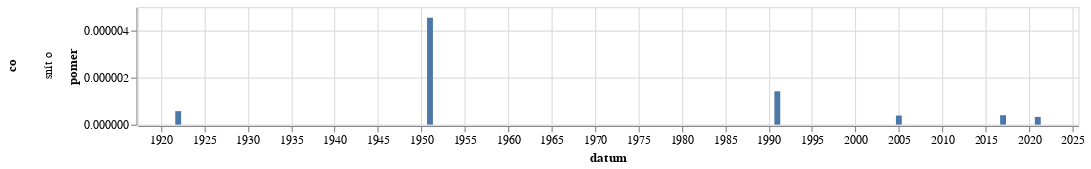

Write notebook code for a chart like this one.
### Code cell
graf(vyvoj_vyskytu("(?i) snít o ","snít o"))

### Figure 1 — Vega-Lite specification as saved in the notebook (floating-point values rounded to 4 significant figures)
{"config": {"view": {"continuousWidth": 300, "continuousHeight": 300}}, "data": {"name": "data-d6ce43b15652b48a345ddc401b658806"}, "mark": {"type": "bar"}, "encoding": {"row": {"field": "co", "type": "nominal"}, "x": {"field": "datum", "type": "temporal"}, "y": {"field": "pomer", "type": "quantitative"}}, "height": 100, "width": 800, "$schema": "https://vega.github.io/schema/vega-lite/v5.8.0.json", "datasets": {"data-d6ce43b15652b48a345ddc401b658806": [{"datum": "1918-01-01T00:00:00", "vyskytu": 0, "pocet_slov": 172010, "pomer": 0.0, "co": "snít o"}, {"datum": "1919-01-01T00:00:00", "vyskytu": 0, "pocet_slov": 1547459, "pomer": 0.0, "co": "snít o"}, {"datum": "1920-01-01T00:00:00", "vyskytu": 0, "pocet_slov": 1557497, "pomer": 0.0, "co": "snít o"}, {"datum": "1921-01-01T00:00:00", "vyskytu": 0, "pocet_slov": 1814119, "pomer": 0.0, "co": "snít o"}, {"datum": "1922-01-01T00:00:00", "vyskytu": 1, "pocet_slov": 1739976, "pomer": 5.747e-07, "co": "snít o"}, {"datum": "1923-01-01T00:00:00", "vyskytu": 0, "pocet_slov": 1131296, "pomer": 0.0, "co": "snít o"}, {"datum": "1924-01-01T00:00:00", "vyskytu": 0, "pocet_slov": 1386775, "pomer": 0.0, "co": "snít o"}, {"datum": "1925-01-01T00:00:00", "vyskytu": 0, "pocet_slov": 989387, "pomer": 0.0, "co": "snít o"}, {"datum": "1926-01-01T00:00:00", "vyskytu": 0, "pocet_slov": 1629693, "pomer": 0.0, "co": "snít o"}, {"datum": "1927-01-01T00:00:00", "vyskytu": 0, "pocet_slov": 1725378, "pomer": 0.0, "co": "snít o"}, {"datum": "1928-01-01T00:00:00", "vyskytu": 0, "pocet_slov": 1786584, "pomer": 0.0, "co": "snít o"}, {"datum": "1929-01-01T00:00:00", "vyskytu": 0, "pocet_slov": 907519, "pomer": 0.0, "co": "snít o"}, {"datum": "1930-01-01T00:00:00", "vyskytu": 0, "pocet_slov": 1990549, "pomer": 0.0, "co": "snít o"}, {"datum": "1931-01-01T00:00:00", "vyskytu": 0, "pocet_slov": 1466185, "pomer": 0.0, "co": "snít o"}, {"datum": "1932-01-01T00:00:00", "vyskytu": 0, "pocet_slov": 1117587, "pomer": 0.0, "co": "snít o"}, {"datum": "1933-01-01T00:00:00", "vyskytu": 0, "pocet_slov": 1230441, "pomer": 0.0, "co": "snít o"}, {"datum": "1934-01-01T00:00:00", "vyskytu": 0, "pocet_slov": 874472, "pomer": 0.0, "co": "snít o"}, {"datum": "1935-01-01T00:00:00", "vyskytu": 0, "pocet_slov": 712050, "pomer": 0.0, "co": "snít o"}, {"datum": "1936-01-01T00:00:00", "vyskytu": 0, "pocet_slov": 958205, "pomer": 0.0, "co": "snít o"}, {"datum": "1937-01-01T00:00:00", "vyskytu": 0, "pocet_slov": 733783, "pomer": 0.0, "co": "snít o"}, {"datum": "1938-01-01T00:00:00", "vyskytu": 0, "pocet_slov": 383461, "pomer": 0.0, "co": "snít o"}, {"datum": "1945-01-01T00:00:00", "vyskytu": 0, "pocet_slov": 140144, "pomer": 0.0, "co": "snít o"}, {"datum": "1946-01-01T00:00:00", "vyskytu": 0, "pocet_slov": 1129068, "pomer": 0.0, "co": "snít o"}, {"datum": "1947-01-01T00:00:00", "vyskytu": 0, "pocet_slov": 1083098, "pomer": 0.0, "co": "snít o"}, {"datum": "1948-01-01T00:00:00", "vyskytu": 0, "pocet_slov": 618132, "pomer": 0.0, "co": "snít o"}, {"datum": "1949-01-01T00:00:00", "vyskytu": 0, "pocet_slov": 357203, "pomer": 0.0, "co": "snít o"}, {"datum": "1950-01-01T00:00:00", "vyskytu": 0, "pocet_slov": 208781, "pomer": 0.0, "co": "snít o"}, {"datum": "1951-01-01T00:00:00", "vyskytu": 1, "pocet_slov": 219888, "pomer": 4.548e-06, "co": "snít o"}, {"datum": "1952-01-01T00:00:00", "vyskytu": 0, "pocet_slov": 189920, "pomer": 0.0, "co": "snít o"}, {"datum": "1953-01-01T00:00:00", "vyskytu": 0, "pocet_slov": 114518, "pomer": 0.0, "co": "snít o"}, {"datum": "1954-01-01T00:00:00", "vyskytu": 0, "pocet_slov": 98416, "pomer": 0.0, "co": "snít o"}, {"datum": "1955-01-01T00:00:00", "vyskytu": 0, "pocet_slov": 78833, "pomer": 0.0, "co": "snít o"}, {"datum": "1956-01-01T00:00:00", "vyskytu": 0, "pocet_slov": 138430, "pomer": 0.0, "co": "snít o"}, {"datum": "1957-01-01T00:00:00", "vyskytu": 0, "pocet_slov": 137388, "pomer": 0.0, "co": "snít o"}, {"datum": "1958-01-01T00:00:00", "vyskytu": 0, "pocet_slov": 142112, "pomer": 0.0, "co": "snít o"}, {"datum": "1959-01-01T00:00:00", "vyskytu": 0, "pocet_slov": 141333, "pomer": 0.0, "co": "snít o"}, {"datum": "1960-01-01T00:00:00", "vyskytu": 0, "pocet_slov": 181817, "pomer": 0.0, "co": "snít o"}, {"datum": "1961-01-01T00:00:00", "vyskytu": 0, "pocet_slov": 216288, "pomer": 0.0, "co": "snít o"}, {"datum": "1962-01-01T00:00:00", "vyskytu": 0, "pocet_slov": 98793, "pomer": 0.0, "co": "snít o"}, {"datum": "1963-01-01T00:00:00", "vyskytu": 0, "pocet_slov": 139432, "pomer": 0.0, "co": "snít o"}, {"datum": "1964-01-01T00:00:00", "vyskytu": 0, "pocet_slov": 288820, "pomer": 0.0, "co": "snít o"}, {"datum": "1965-01-01T00:00:00", "vyskytu": 0, "pocet_slov": 194814, "pomer": 0.0, "co": "snít o"}, {"datum": "1966-01-01T00:00:00", "vyskytu": 0, "pocet_slov": 247115, "pomer": 0.0, "co": "snít o"}, {"datum": "1967-01-01T00:00:00", "vyskytu": 0, "pocet_slov": 225198, "pomer": 0.0, "co": "snít o"}, {"datum": "1968-01-01T00:00:00", "vyskytu": 0, "pocet_slov": 559905, "pomer": 0.0, "co": "snít o"}, {"datum": "1969-01-01T00:00:00", "vyskytu": 0, "pocet_slov": 368721, "pomer": 0.0, "co": "snít o"}, {"datum": "1970-01-01T00:00:00", "vyskytu": 0, "pocet_slov": 248046, "pomer": 0.0, "co": "snít o"}, {"datum": "1971-01-01T00:00:00", "vyskytu": 0, "pocet_slov": 263102, "pomer": 0.0, "co": "snít o"}, {"datum": "1972-01-01T00:00:00", "vyskytu": 0, "pocet_slov": 213032, "pomer": 0.0, "co": "snít o"}, {"datum": "1973-01-01T00:00:00", "vyskytu": 0, "pocet_slov": 280835, "pomer": 0.0, "co": "snít o"}, {"datum": "1974-01-01T00:00:00", "vyskytu": 0, "pocet_slov": 291980, "pomer": 0.0, "co": "snít o"}, {"datum": "1975-01-01T00:00:00", "vyskytu": 0, "pocet_slov": 335255, "pomer": 0.0, "co": "snít o"}, {"datum": "1976-01-01T00:00:00", "vyskytu": 0, "pocet_slov": 244998, "pomer": 0.0, "co": "snít o"}, {"datum": "1977-01-01T00:00:00", "vyskytu": 0, "pocet_slov": 253702, "pomer": 0.0, "co": "snít o"}, {"datum": "1978-01-01T00:00:00", "vyskytu": 0, "pocet_slov": 289894, "pomer": 0.0, "co": "snít o"}, {"datum": "1979-01-01T00:00:00", "vyskytu": 0, "pocet_slov": 252883, "pomer": 0.0, "co": "snít o"}, {"datum": "1980-01-01T00:00:00", "vyskytu": 0, "pocet_slov": 242065, "pomer": 0.0, "co": "snít o"}, {"datum": "1981-01-01T00:00:00", "vyskytu": 0, "pocet_slov": 134899, "pomer": 0.0, "co": "snít o"}, {"datum": "1982-01-01T00:00:00", "vyskytu": 0, "pocet_slov": 186973, "pomer": 0.0, "co": "snít o"}, {"datum": "1983-01-01T00:00:00", "vyskytu": 0, "pocet_slov": 227768, "pomer": 0.0, "co": "snít o"}, {"datum": "1984-01-01T00:00:00", "vyskytu": 0, "pocet_slov": 191735, "pomer": 0.0, "co": "snít o"}, {"datum": "1985-01-01T00:00:00", "vyskytu": 0, "pocet_slov": 165973, "pomer": 0.0, "co": "snít o"}, {"datum": "1986-01-01T00:00:00", "vyskytu": 0, "pocet_slov": 98877, "pomer": 0.0, "co": "snít o"}, {"datum": "1987-01-01T00:00:00", "vyskytu": 0, "pocet_slov": 149991, "pomer": 0.0, "co": "snít o"}, {"datum": "1988-01-01T00:00:00", "vyskytu": 0, "pocet_slov": 167631, "pomer": 0.0, "co": "snít o"}, {"datum": "1989-01-01T00:00:00", "vyskytu": 0, "pocet_slov": 255151, "pomer": 0.0, "co": "snít o"}, {"datum": "1990-01-01T00:00:00", "vyskytu": 0, "pocet_slov": 833434, "pomer": 0.0, "co": "snít o"}, {"datum": "1991-01-01T00:00:00", "vyskytu": 2, "pocet_slov": 1410605, "pomer": 1.418e-06, "co": "snít o"}, {"datum": "1992-01-01T00:00:00", "vyskytu": 0, "pocet_slov": 1217148, "pomer": 0.0, "co": "snít o"}, {"datum": "1993-01-01T00:00:00", "vyskytu": 0, "pocet_slov": 1127475, "pomer": 0.0, "co": "snít o"}, {"datum": "1994-01-01T00:00:00", "vyskytu": 0, "pocet_slov": 948063, "pomer": 0.0, "co": "snít o"}, {"datum": "1995-01-01T00:00:00", "vyskytu": 0, "pocet_slov": 1138209, "pomer": 0.0, "co": "snít o"}, {"datum": "1996-01-01T00:00:00", "vyskytu": 0, "pocet_slov": 1240947, "pomer": 0.0, "co": "snít o"}, {"datum": "1997-01-01T00:00:00", "vyskytu": 0, "pocet_slov": 2179318, "pomer": 0.0, "co": "snít o"}, {"datum": "1998-01-01T00:00:00", "vyskytu": 0, "pocet_slov": 1522654, "pomer": 0.0, "co": "snít o"}, {"datum": "1999-01-01T00:00:00", "vyskytu": 0, "pocet_slov": 2465372, "pomer": 0.0, "co": "snít o"}, {"datum": "2000-01-01T00:00:00", "vyskytu": 0, "pocet_slov": 2483127, "pomer": 0.0, "co": "snít o"}, {"datum": "2001-01-01T00:00:00", "vyskytu": 0, "pocet_slov": 2462192, "pomer": 0.0, "co": "snít o"}, {"datum": "2002-01-01T00:00:00", "vyskytu": 0, "pocet_slov": 1931845, "pomer": 0.0, "co": "snít o"}, {"datum": "2003-01-01T00:00:00", "vyskytu": 0, "pocet_slov": 2578085, "pomer": 0.0, "co": "snít o"}, {"datum": "2004-01-01T00:00:00", "vyskytu": 0, "pocet_slov": 2351739, "pomer": 0.0, "co": "snít o"}, {"datum": "2005-01-01T00:00:00", "vyskytu": 1, "pocet_slov": 2582168, "pomer": 3.873e-07, "co": "snít o"}, {"datum": "2006-01-01T00:00:00", "vyskytu": 0, "pocet_slov": 1552476, "pomer": 0.0, "co": "snít o"}, {"datum": "2007-01-01T00:00:00", "vyskytu": 0, "pocet_slov": 1826653, "pomer": 0.0, "co": "snít o"}, {"datum": "2008-01-01T00:00:00", "vyskytu": 0, "pocet_slov": 1786832, "pomer": 0.0, "co": "snít o"}, {"datum": "2009-01-01T00:00:00", "vyskytu": 0, "pocet_slov": 2116415, "pomer": 0.0, "co": "snít o"}, {"datum": "2010-01-01T00:00:00", "vyskytu": 0, "pocet_slov": 1718642, "pomer": 0.0, "co": "snít o"}, {"datum": "2011-01-01T00:00:00", "vyskytu": 0, "pocet_slov": 2512843, "pomer": 0.0, "co": "snít o"}, {"datum": "2012-01-01T00:00:00", "vyskytu": 0, "pocet_slov": 2154063, "pomer": 0.0, "co": "snít o"}, {"datum": "2013-01-01T00:00:00", "vyskytu": 0, "pocet_slov": 1253654, "pomer": 0.0, "co": "snít o"}, {"datum": "2014-01-01T00:00:00", "vyskytu": 0, "pocet_slov": 2797907, "pomer": 0.0, "co": "snít o"}, {"datum": "2015-01-01T00:00:00", "vyskytu": 0, "pocet_slov": 2883253, "pomer": 0.0, "co": "snít o"}, {"datum": "2016-01-01T00:00:00", "vyskytu": 0, "pocet_slov": 3088746, "pomer": 0.0, "co": "snít o"}, {"datum": "2017-01-01T00:00:00", "vyskytu": 1, "pocet_slov": 2494184, "pomer": 4.009e-07, "co": "snít o"}, {"datum": "2018-01-01T00:00:00", "vyskytu": 0, "pocet_slov": 2950192, "pomer": 0.0, "co": "snít o"}, {"datum": "2019-01-01T00:00:00", "vyskytu": 0, "pocet_slov": 3385704, "pomer": 0.0, "co": "snít o"}, {"datum": "2020-01-01T00:00:00", "vyskytu": 0, "pocet_slov": 3628168, "pomer": 0.0, "co": "snít o"}, {"datum": "2021-01-01T00:00:00", "vyskytu": 1, "pocet_slov": 3028906, "pomer": 3.302e-07, "co": "snít o"}, {"datum": "2022-01-01T00:00:00", "vyskytu": 0, "pocet_slov": 4156918, "pomer": 0.0, "co": "snít o"}, {"datum": "2023-01-01T00:00:00", "vyskytu": 0, "pocet_slov": 4543342, "pomer": 0.0, "co": "snít o"}, {"datum": "2024-01-01T00:00:00", "vyskytu": 0, "pocet_slov": 4476204, "pomer": 0.0, "co": "snít o"}, {"datum": "2025-01-01T00:00:00", "vyskytu": 0, "pocet_slov": 2270793, "pomer": 0.0, "co": "snít o"}]}}
